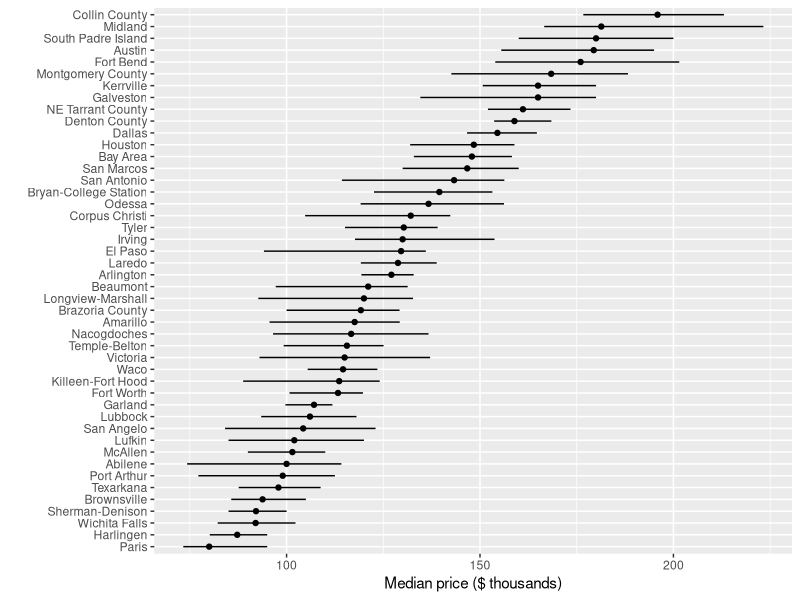

R code for this plot:
## ---- chunk 1
#| label: fig-prices
#| fig-cap: "The median housing prices in Texas with the variation visualised by the bars"
#| fig-width: 3.5
#| fig-height: 5.5
#| out-width: 80%
#| fig-align: center
#| fig-alt: "IQR plot, the median housing prices and their IQR, the medians are plotted in decending order of the median prices. Starting from x to y."

library(forcats)
library(ggplot2)
library(dplyr)

txhousing_price <- txhousing |> 
  group_by(city) |>
  summarise(price_m = median(median, na.rm=TRUE),
            price_q3 = quantile(median, 0.75, na.rm=TRUE),
            price_q1 = quantile(median, 0.25, na.rm=TRUE)) 

ggplot(txhousing_price, ) +
  geom_point(aes(x=fct_reorder(city, price_m), 
                 y=price_m)) +
  geom_errorbar(aes(x=fct_reorder(city, price_m), 
                    ymin=price_q1, 
                    ymax=price_q3), width=0) +
  scale_y_continuous("Median price ($ thousands)", 
                     breaks=c(100000, 150000, 200000), 
                     labels=c("100", "150", "200")) +
  xlab("") + 
  coord_flip()
